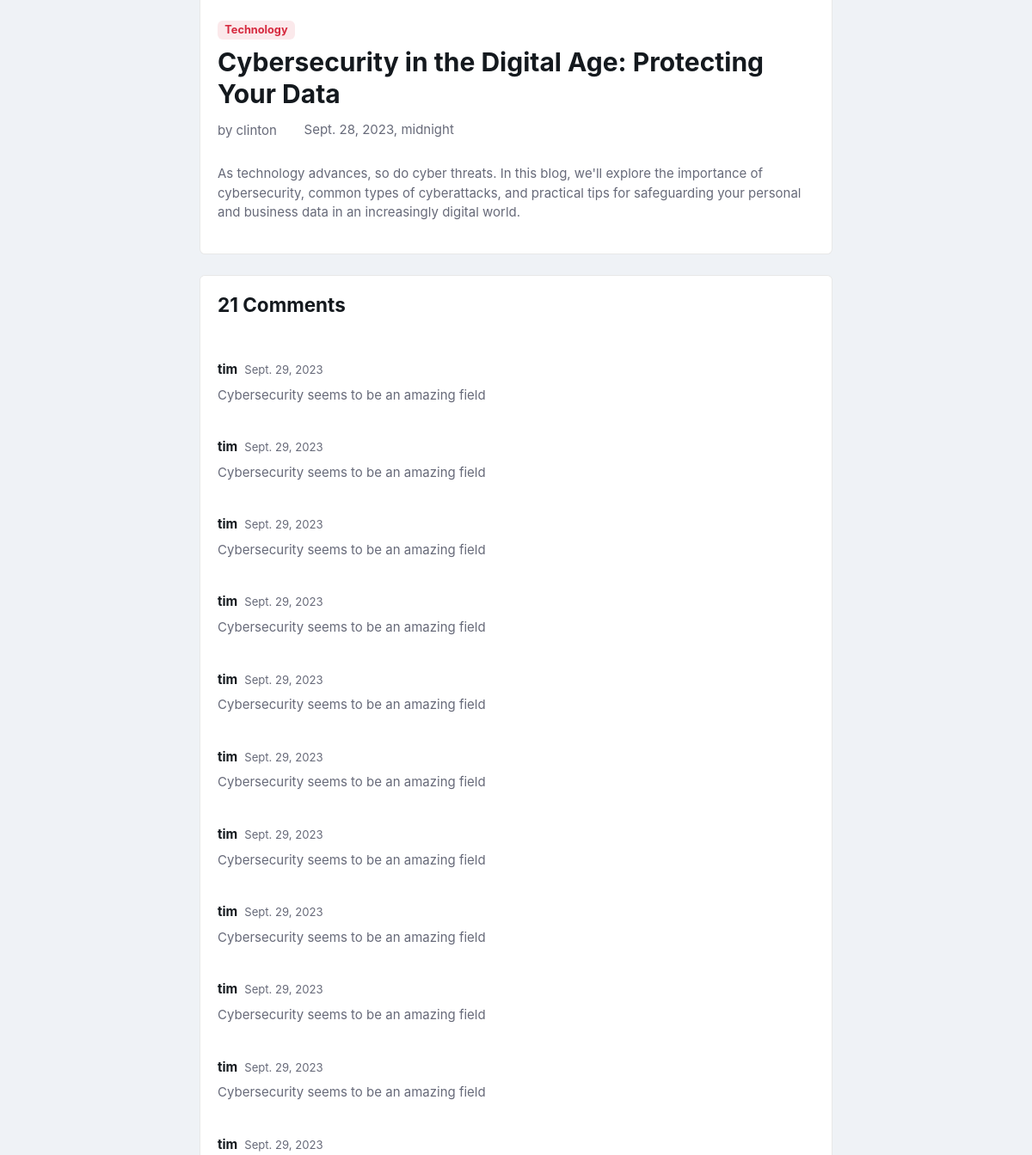
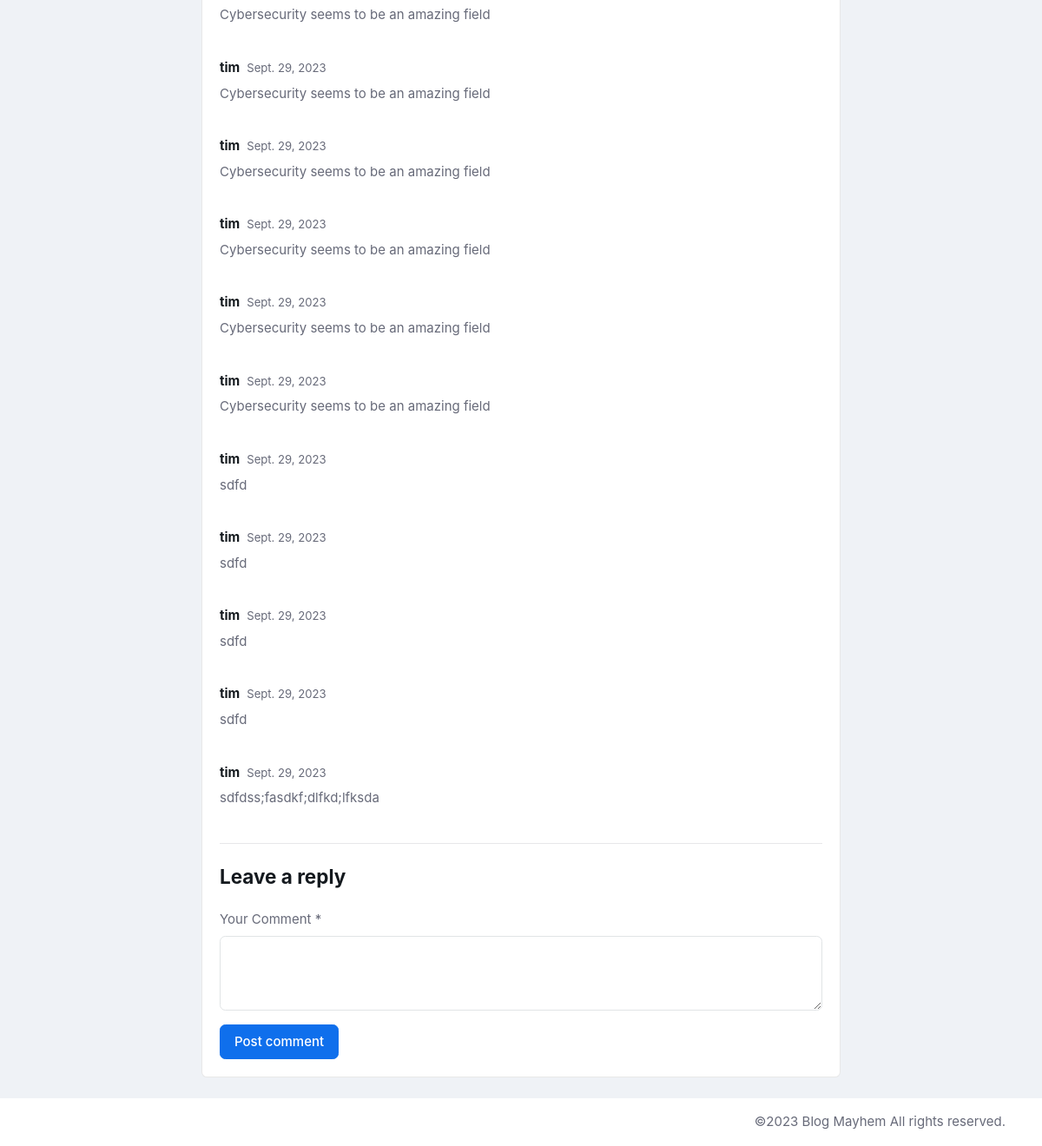
Page /details/2 (lower part) on the earlier database version (2 pictures, top to bottom).
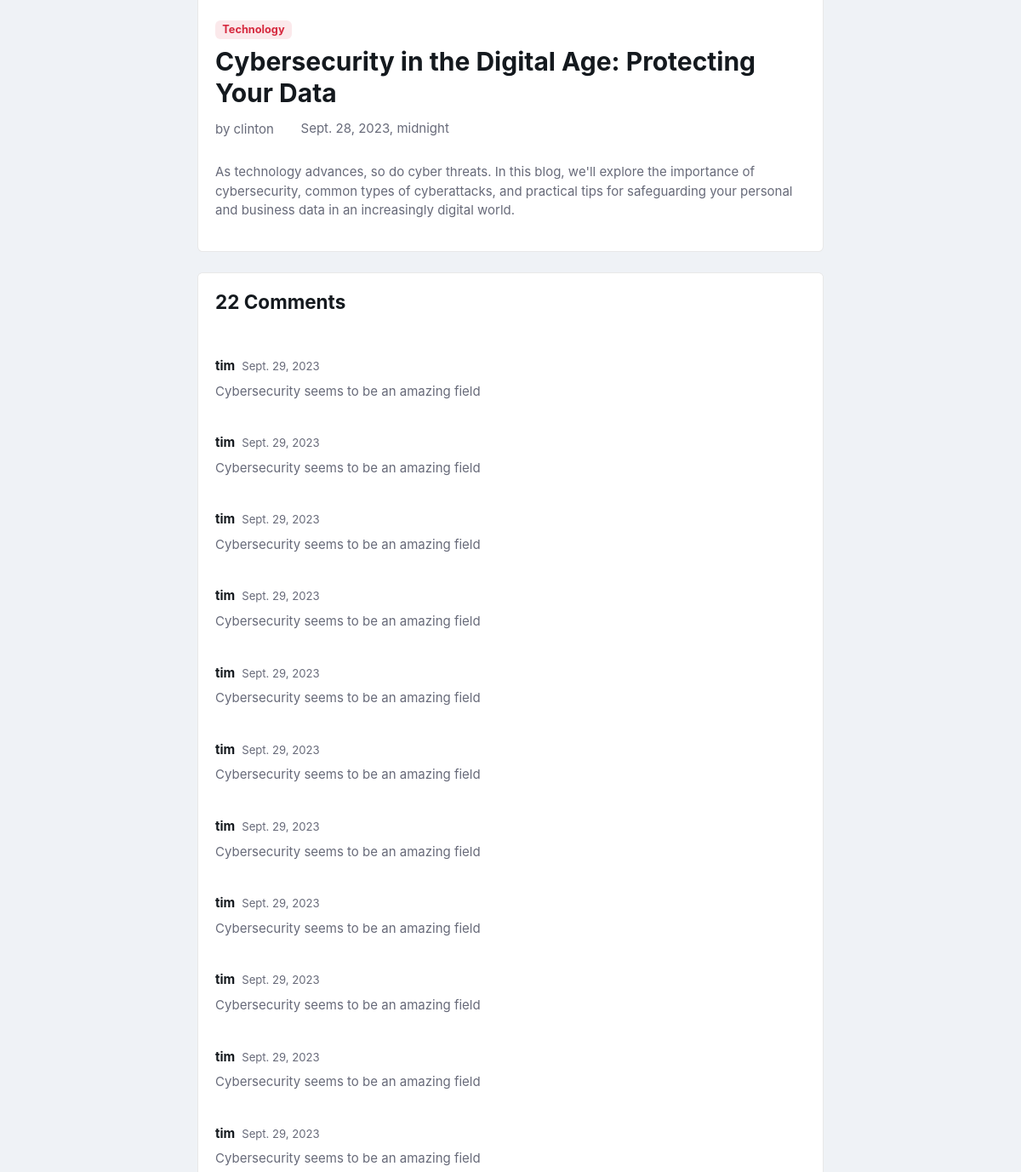
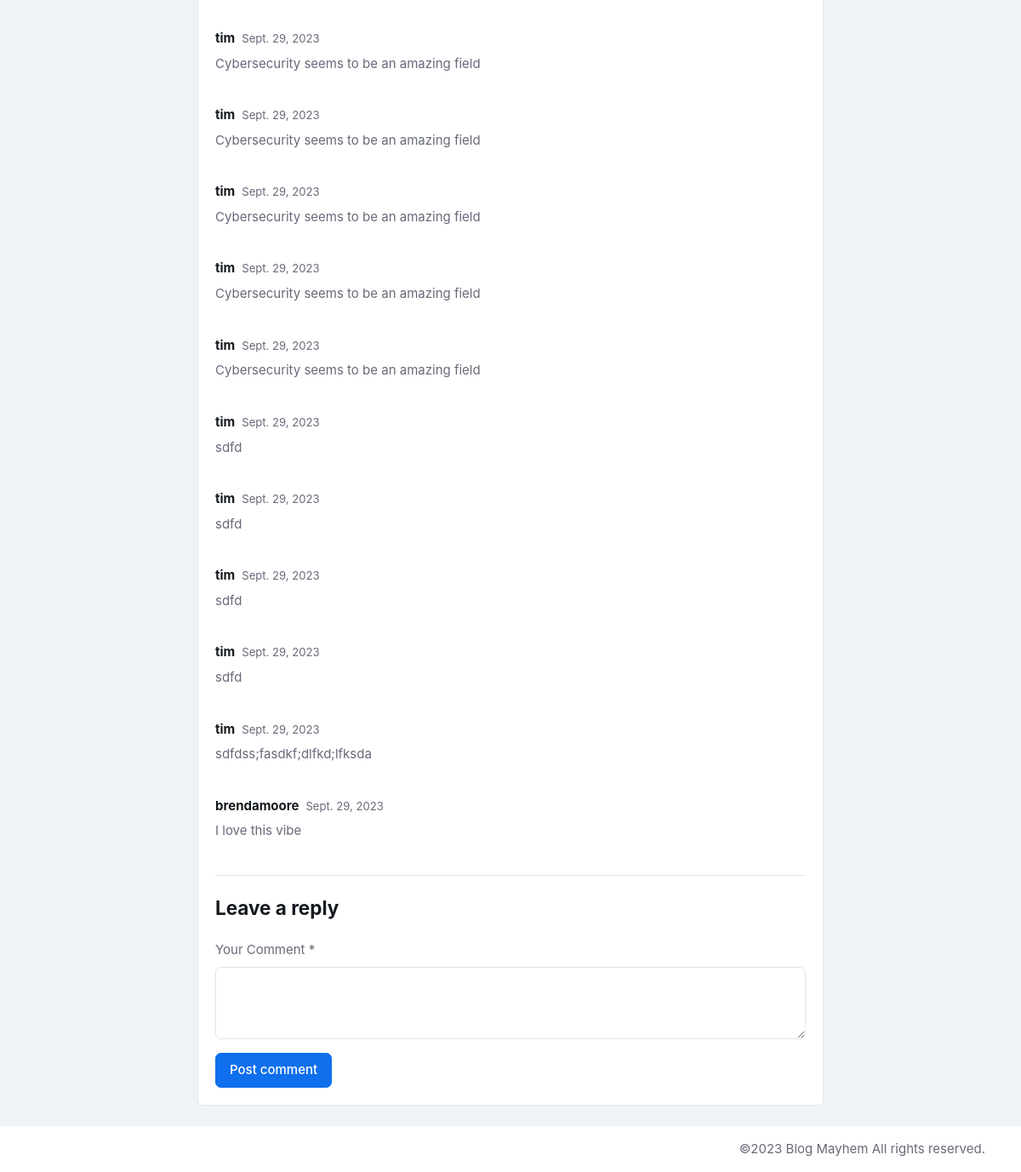
Same page on the later database version (2 pictures, top to bottom).
### base/models.py (models this page shows, shortened)
class Comment(models.Model):
    text = models.CharField(max_length=255)
    blog = models.ForeignKey(Blog, on_delete=models.CASCADE, default=None)
    user = models.ForeignKey(User, on_delete=models.CASCADE, default=None)
    created = models.DateField(auto_created=True, auto_now_add=True)

### base/views.py (the view)
# urls.py: path("details/<str:pk>", views.details, name="details"),
def details(request, pk):
    blog = get_object_or_404(Blog, pk=pk)
    comments = blog.comment_set.all()
    comment_length = len(comments)
    context = {
        "blog": blog,
        "comments": comments,
        "comment_length": comment_length,
    }
    return render(request, "details.html", context)

### base/models.py (called while the page is built)
    def __str__(self):
        return f"{self.title}"

### base/templates/details.html (shortened to what this page needs)
{% extends "base.html" %}
{% load static %}
{% block content %}
<main>
  <div class="container">
    <div class="row g-4">
      <div class="col-lg-8 mx-auto">
        <div class="vstack gap-4">
          <div class="card card-body">
            <div class="mt-4">
              <a href="" class="badge bg-danger bg-opacity-10 text-danger mb-2 fw-bold">{{blog.category}}</a>
              <h1 class="mb-2 h2">{{blog.title}}</h1>
              <ul class="nav nav-stack gap-3 align-items-center">
                <li class="nav-item">
                  <div class="nav-link">
                    by <a href="" class="text-reset btn-link">{{blog.user}}</a>
                  </div>
                </li>
                <li class="nav-item"> <i class="bi bi-calendar-date pe-1"></i>{{blog.created}}</li>
              </ul>
              <p class="mt-4">{{blog.description}} </p>
            </div>
          </div>
          <div class="card">
            <div class="card-header pb-0 border-0">
              <h4>{{comment_length}}
                {% if comment_length > 1 %}
                Comments
                {% else %}
                Comment
                {% endif %}
              </h4>
            </div>
            <div class="card-body">
              {% for comment in comments %}
              <div class="my-4 d-flex">
                <div>
                  <div class="mb-2 d-sm-flex">
                    <h6 class="m-0 me-2">{{comment.user}}</h6>
                    <span class="me-3 small">{{comment.created}}</span>
                  </div>
                  <p>{{comment.text}}</p>
                </div>
              </div>
              {% endfor %}
              <hr class="my-4">
              <div>
                <h4>Leave a reply</h4>
                <form class="row g-3 mt-2" method="post" action="{% url "add_comment" blog.id %}">
                  <div class="col-12">
                    <label class="form-label">Your Comment *</label>
                    <textarea class="form-control" rows="3" name="comment"></textarea>
                  </div>
                  <div class="col-12">
                    <button type="submit" class="btn btn-primary">Post comment</button>
                  </div>
                </form>
              </div>
            </div>
          </div>
        </div>
      </div>
    </div>
  </div>
</main>
{% endblock content %}

Differences in the rows shown:
added Comment: user "brendamoore", created "Sept. 29, 2023", text "I love this vibe"
Other differences:
{{ comment_length }}: "21" → "22"
